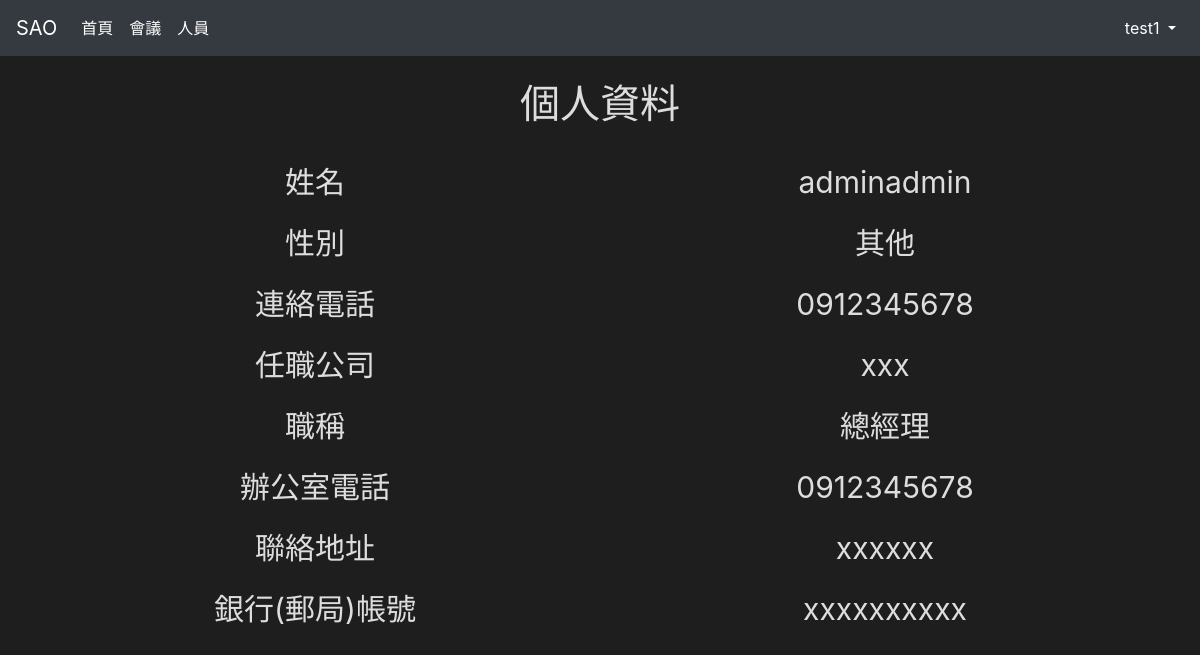
Screenshot of /accounts/profile/1 (signed in) with the database file from the repository.
### accounts/models.py (models this page shows, shortened)
class Participant(AbstractUser):
    objects = ParticipantManager()  # User Manager
    email = models.EmailField(blank=False, unique=True)  # 電子信箱
    type = models.IntegerField(choices=TYPE, default=0)  # 與會人員的種類
    USERNAME_FIELD = "email"  # 使用email登入
    REQUIRED_FIELDS = ["username"]
    class Meta:
        permissions = [
            ("request_for_modifying_meeting_minutes", "發出會議紀錄修改請求"),
            ("create_extempore_motion", "新增臨時動議"),
            ("mail_result", "寄出開會結果"),
        ]
    def get_full_name(self):
        return self.last_name + self.first_name
    def is_expert(self):
        return self.type == 0

class Profile(models.Model):
    user = models.OneToOneField(
        Participant, null=True, on_delete=models.CASCADE
    )  # 對應的使用者
    sex = models.IntegerField(choices=SEX, default=2)  # 性別
    phone = models.CharField(max_length=20)  # 連絡電話
    telephone = models.CharField(max_length=20)  # 辦公室電話
    title = models.CharField(max_length=20)  # 職稱
    address = models.CharField(max_length=100)  # 聯絡地址
    bank_account = models.CharField(max_length=14)  # 銀行帳號
    company = models.CharField(max_length=50)  # 任職公司
    school = models.CharField(max_length=50)  # 任職學校
    department = models.CharField(max_length=20)  # 系所
    student_id = models.CharField(max_length=15)  # 學號
    school_system = models.CharField(max_length=10)  # 學制
    grade = models.CharField(max_length=10)  # 年級
    def get_sex(self):
        if self.sex == 0:
            return "女性"
        elif self.sex == 1:
            return "男性"
        else:
            return "其他"
    def get_all_field(self):
        if self.user.is_expert():
            field_map = {
                "性別": self.get_sex,
                "連絡電話": self.phone,
                "任職公司": self.company,
                "職稱": self.title,
                "辦公室電話": self.telephone,
                "聯絡地址": self.address,
                "銀行(郵局)帳號": self.bank_account,
            }
        elif self.user.is_assistant():
            field_map = {
                "性別": self.get_sex,
                "連絡電話": self.phone,
                "辦公室電話": self.telephone,
            }
        return field_map

### accounts/views.py (the view)
@login_required(login_url="login")
def user_profile_view(request, id):
    try:
        profile = Profile.objects.get(id=id)
    except Profile.DoesNotExist:
        return render(request, "accounts/no_profile.html", {})
    form = ProfileEditForm(instance=profile)
    context = {"profile": profile, "form": form}
    return render(request, "accounts/user_profile.html", context)

### accounts/templates/accounts/user_profile.html (shortened to what this page needs)
{% extends "base.html" %}
{% block content%}
<br>
<h1>個人資料</h1>
<br>
<div class="row">
    <div class="col-md-6">
        <span class="profile-text">姓名</span>
    </div>
    <div class="col-md-6">
        <p class="profile-text">{{ profile.user.get_full_name }}</p>
    </div>
    {% for field, value in profile.get_all_field.items %}
    <div class="col-md-6">
        <span class="profile-text">{{ field|safe }}</span>
    </div>
    <div class="col-md-6">
        <p class="profile-text">{{ value|safe }}</p>
    </div>
    {% endfor %}
</div>
{% endblock %}

### templates/navbar.html (shortened to what this page needs)
<nav class="navbar navbar-expand-lg navbar-dark bg-dark">
    <a class="navbar-brand" href="#">SAO</a>
    <div class="collapse navbar-collapse" id="navbarSupportedContent">
        <ul class="navbar-nav mr-auto">
            <li class="nav-item active">
                <a class="nav-link active" aria-current="page" href="{% url 'home' %}">首頁</a>
            </li>
            <li class="nav-item dropdown active">
                <a class="nav-link" href="#" id="navbarDropdown" role="button" data-toggle="dropdown"
                    aria-haspopup="true" aria-expanded="false">
                    會議
                </a>
            <li class="nav-item dropdown active">
                <a class="nav-link" href="#" id="navbarDropdown" role="button" data-toggle="dropdown"
                    aria-haspopup="true" aria-expanded="false">
                    人員
                </a>
            </li>
            </li>
        </ul>
        <ul class="navbar-nav ml-auto">
            {% if user.is_authenticated %}
            <li class="nav-item dropdown">
                <a class="nav-link dropdown-toggle active" href="#" id="navbarDropdown" role="button"
                    data-toggle="dropdown" aria-haspopup="true" aria-expanded="false">
                    {{ user.get_full_name }}
                </a>
            </li>
            {% endif %}
        </ul>
    </div>
</nav>

### static/css/dark.css (style rules this page uses)
body { background-color: #1e1e1e; }
h1, h2, h3, h4, h5, h6, p, li, span, small, label, th, td { color: #ddd; }
a { color: #17a2b8; }
.profile-text { font-size: 30px; }

### rows the page displays
Participant: get_full_name "test1"
Profile: user.get_full_name "adminadmin", get_all_field "其他" "0912345678" "xxx" "總經理" "0912345678" "xxxxxx" "xxxxxxxxxx"

### other values shown
{{ field|safe }} "性別" "連絡電話" "任職公司" "職稱" "辦公室電話" "聯絡地址" "銀行(郵局)帳號"
